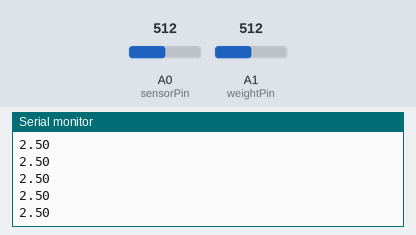
A sketch run on a simulated Arduino Uno, built with avr-gcc and run on an emulated ATmega328P. Shown: the last lines printed to the serial monitor. The test bench sets the inputs (shaded band); at power-on: A0 (sensorPin) = 512, A1 (weightPin) = 512.

Above: at 1.2 s.
1.3 s: A0 (sensorPin) set to 716
At 1.9 s:
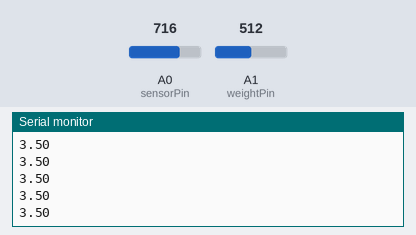
2.8 s: A0 (sensorPin) set to 900
At 3.9 s:
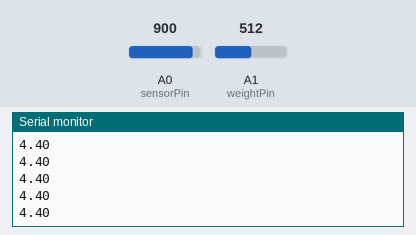
Timing chart, 0 to 5.8 s (numbered marks = the images above; inputs shaded):
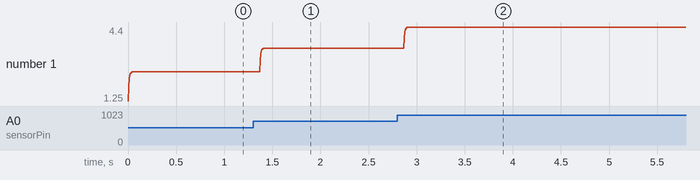

The sketch:

WeightedAverageSmoothing.ino
```cpp
/*
  Analog smoothing using a weighted average (low-pass) filter

  Based upon code by Tom Igoe


 This program reads an analog input and smoothes out the result using a
 weighted average filter. It works by taking a weighted average of the
 current reading and the average of the previous readings.

 Here is the the formula:
 filteredValue = weight * rawValue + (1-weight) * previousFilteredValue

 The variable weight is a value between 0 and 1 that indicates
 how important or reliable the new raw value is.
 If it’s 100% reliable, weight = 1, and no filtering is done.
 If it’s totally unreliable, weight = 0  and the raw result is filtered out.


 In this example, a second analog reading, (e.g. a potentiometer) is used
 to set the weight. When this sensor is set high, the average is weighted
 in favor of the current reading, and almost no smoothing is done.
 When the value is low, the average is weighted in favor of the previous reading(s)
 and the current reading affects the average very little.

 n.b. the variable "prevEstimate" needs to be a global, since it's modified
 each time a new filtering is done.  So if you want to use this for multiple
 inouts, you'll need a "prevEstimate" variable for each input.

 November 7 2019

 */
const int sensorPin = A0;
const int weightPin = A1;
float prevEstimate = 0;      // previous result

void setup() {
  Serial.begin(9600);
}

void loop() {
  // read the sensor:
  int sensorVal = analogRead(sensorPin);
  // convert to voltage: (not required, can just use sensorVal as the raw value)
  float voltage = 5.0 * sensorVal / 1023.0;
  // read the trim pot:
  float weightVal = analogRead(weightPin)/1023.0;

  // filter the sensor's result:
  float currEstimate = filter(voltage, weightVal, prevEstimate);
  // print the result:
  Serial.println(currEstimate);
  // save the current result for future use:
  prevEstimate = currEstimate;
}

// filter the current result using a weighted average filter:
float filter(float rawValue, float weight, float prevValue) {
  // run the filter:
  float result = weight * rawValue + (1.0 - weight) * prevValue;
  // return the result:
  return result;
}
```

Measured:
- after the input at 1.3 s, the serial monitor: prints a new line after 0.07 s (image 1)
- after the input at 2.8 s, the serial monitor: prints a new line after 0.07 s (image 2)
- plotted number 1: 2.5 → 3.5 after the input at 1.3 s, 3.5 → 4.4 after the input at 2.8 s
